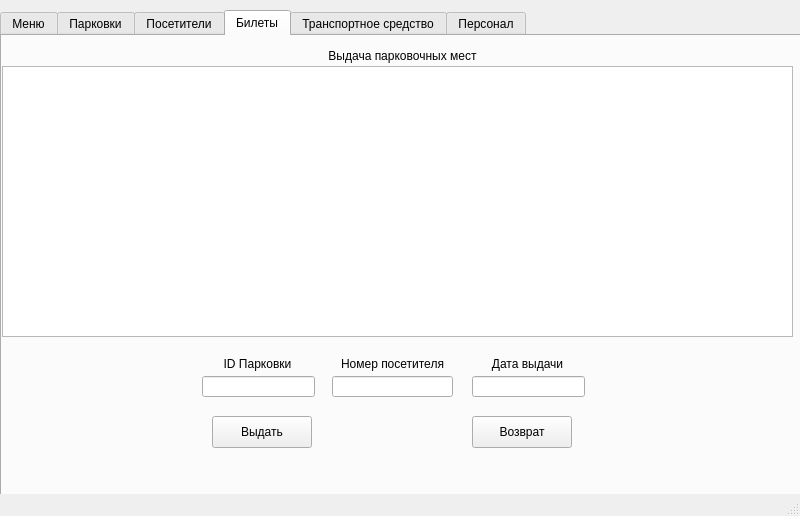
<?xml version="1.0" encoding="UTF-8"?>
<ui version="4.0">
 <class>MainWindow</class>
 <widget class="QMainWindow" name="MainWindow">
  <property name="geometry">
   <rect>
    <x>0</x>
    <y>0</y>
    <width>800</width>
    <height>516</height>
   </rect>
  </property>
  <property name="minimumSize">
   <size>
    <width>800</width>
    <height>516</height>
   </size>
  </property>
  <property name="maximumSize">
   <size>
    <width>800</width>
    <height>516</height>
   </size>
  </property>
  <property name="windowTitle">
   <string>Панченко Андрей 4236</string>
  </property>
  <widget class="QWidget" name="centralwidget">
   <widget class="QTabWidget" name="tabWidget">
    <property name="geometry">
     <rect>
      <x>0</x>
      <y>10</y>
      <width>801</width>
      <height>531</height>
     </rect>
    </property>
    <property name="currentIndex">
     <number>3</number>
    </property>
    <widget class="QWidget" name="Menu">
     <property name="styleSheet">
      <string notr="true"/>
     </property>
     <attribute name="title">
      <string>Меню</string>
     </attribute>
     <widget class="QTextBrowser" name="textBrowser">
      <property name="geometry">
       <rect>
        <x>110</x>
        <y>50</y>
        <width>561</width>
        <height>291</height>
       </rect>
      </property>
      <property name="html">
       <string>&lt;!DOCTYPE HTML PUBLIC &quot;-//W3C//DTD HTML 4.0//EN&quot; &quot;http://www.w3.org/TR/REC-html40/strict.dtd&quot;&gt;
&lt;html&gt;&lt;head&gt;&lt;meta name=&quot;qrichtext&quot; content=&quot;1&quot; /&gt;&lt;meta charset=&quot;utf-8&quot; /&gt;&lt;style type=&quot;text/css&quot;&gt;
p, li { white-space: pre-wrap; }
hr { height: 1px; border-width: 0; }
li.unchecked::marker { content: &quot;\2610&quot;; }
li.checked::marker { content: &quot;\2612&quot;; }
&lt;/style&gt;&lt;/head&gt;&lt;body style=&quot; font-family:'.AppleSystemUIFont'; font-size:13pt; font-weight:400; font-style:normal;&quot;&gt;
&lt;p align=&quot;center&quot; style=&quot; margin-top:0px; margin-bottom:0px; margin-left:0px; margin-right:0px; -qt-block-indent:0; text-indent:0px;&quot;&gt;&lt;span style=&quot; font-size:24pt;&quot;&gt;Привет. Это пока только тестовое приложение, но если его доработать, то будет лютая имба. А пока прошу посмотреть на бета версию и, может быть, оно будет доработано и выпущено фул.)&lt;/span&gt;&lt;/p&gt;&lt;/body&gt;&lt;/html&gt;</string>
      </property>
     </widget>
    </widget>
    <widget class="QWidget" name="Parking">
     <attribute name="title">
      <string>Парковки</string>
     </attribute>
     <widget class="QPushButton" name="pushButton_add_parking">
      <property name="geometry">
       <rect>
        <x>220</x>
        <y>380</y>
        <width>100</width>
        <height>32</height>
       </rect>
      </property>
      <property name="text">
       <string>Добавить</string>
      </property>
     </widget>
     <widget class="QPushButton" name="pushButton_delete_parking">
      <property name="geometry">
       <rect>
        <x>470</x>
        <y>380</y>
        <width>100</width>
        <height>32</height>
       </rect>
      </property>
      <property name="text">
       <string>Удалить</string>
      </property>
     </widget>
     <widget class="QLineEdit" name="lineEdit_gps">
      <property name="geometry">
       <rect>
        <x>340</x>
        <y>340</y>
        <width>113</width>
        <height>21</height>
       </rect>
      </property>
     </widget>
     <widget class="QLineEdit" name="lineEdit_type">
      <property name="geometry">
       <rect>
        <x>210</x>
        <y>340</y>
        <width>113</width>
        <height>21</height>
       </rect>
      </property>
     </widget>
     <widget class="QLineEdit" name="lineEdit_size">
      <property name="geometry">
       <rect>
        <x>470</x>
        <y>340</y>
        <width>113</width>
        <height>21</height>
       </rect>
      </property>
     </widget>
     <widget class="QLineEdit" name="lineEdit_id_parking">
      <property name="geometry">
       <rect>
        <x>80</x>
        <y>340</y>
        <width>113</width>
        <height>21</height>
       </rect>
      </property>
     </widget>
     <widget class="QLineEdit" name="lineEdit_cost">
      <property name="geometry">
       <rect>
        <x>600</x>
        <y>340</y>
        <width>113</width>
        <height>21</height>
       </rect>
      </property>
     </widget>
     <widget class="QLabel" name="label">
      <property name="geometry">
       <rect>
        <x>80</x>
        <y>320</y>
        <width>111</width>
        <height>16</height>
       </rect>
      </property>
      <property name="text">
       <string>ID Парковки</string>
      </property>
      <property name="alignment">
       <set>Qt::AlignCenter</set>
      </property>
     </widget>
     <widget class="QLabel" name="label_6">
      <property name="geometry">
       <rect>
        <x>340</x>
        <y>320</y>
        <width>111</width>
        <height>16</height>
       </rect>
      </property>
      <property name="text">
       <string>Местоположение</string>
      </property>
      <property name="alignment">
       <set>Qt::AlignCenter</set>
      </property>
     </widget>
     <widget class="QLabel" name="label_7">
      <property name="geometry">
       <rect>
        <x>470</x>
        <y>320</y>
        <width>111</width>
        <height>16</height>
       </rect>
      </property>
      <property name="text">
       <string>Размер</string>
      </property>
      <property name="alignment">
       <set>Qt::AlignCenter</set>
      </property>
     </widget>
     <widget class="QLabel" name="label_8">
      <property name="geometry">
       <rect>
        <x>600</x>
        <y>320</y>
        <width>111</width>
        <height>16</height>
       </rect>
      </property>
      <property name="text">
       <string>Стоимость</string>
      </property>
      <property name="alignment">
       <set>Qt::AlignCenter</set>
      </property>
     </widget>
     <widget class="QLabel" name="label_9">
      <property name="geometry">
       <rect>
        <x>210</x>
        <y>320</y>
        <width>111</width>
        <height>16</height>
       </rect>
      </property>
      <property name="text">
       <string>Тип</string>
      </property>
      <property name="alignment">
       <set>Qt::AlignCenter</set>
      </property>
     </widget>
     <widget class="QLabel" name="label_2">
      <property name="geometry">
       <rect>
        <x>340</x>
        <y>10</y>
        <width>111</width>
        <height>16</height>
       </rect>
      </property>
      <property name="text">
       <string>Парковки</string>
      </property>
      <property name="alignment">
       <set>Qt::AlignCenter</set>
      </property>
     </widget>
     <widget class="QTableWidget" name="tableParking">
      <property name="geometry">
       <rect>
        <x>0</x>
        <y>30</y>
        <width>791</width>
        <height>271</height>
       </rect>
      </property>
     </widget>
    </widget>
    <widget class="QWidget" name="Visitors">
     <attribute name="title">
      <string>Посетители</string>
     </attribute>
     <widget class="QLineEdit" name="lineEdit_visitors_number">
      <property name="geometry">
       <rect>
        <x>140</x>
        <y>340</y>
        <width>113</width>
        <height>21</height>
       </rect>
      </property>
     </widget>
     <widget class="QLineEdit" name="lineEdit_visitors_phone">
      <property name="geometry">
       <rect>
        <x>530</x>
        <y>340</y>
        <width>113</width>
        <height>21</height>
       </rect>
      </property>
     </widget>
     <widget class="QLineEdit" name="lineEdit_visitors_adress">
      <property name="geometry">
       <rect>
        <x>400</x>
        <y>340</y>
        <width>113</width>
        <height>21</height>
       </rect>
      </property>
     </widget>
     <widget class="QLineEdit" name="lineEdit_visitors_name">
      <property name="geometry">
       <rect>
        <x>270</x>
        <y>340</y>
        <width>113</width>
        <height>21</height>
       </rect>
      </property>
     </widget>
     <widget class="QPushButton" name="pushButton_add_visitors">
      <property name="geometry">
       <rect>
        <x>210</x>
        <y>380</y>
        <width>100</width>
        <height>32</height>
       </rect>
      </property>
      <property name="text">
       <string>Добавить</string>
      </property>
     </widget>
     <widget class="QPushButton" name="pushButton_delete_visitors">
      <property name="geometry">
       <rect>
        <x>470</x>
        <y>380</y>
        <width>100</width>
        <height>32</height>
       </rect>
      </property>
      <property name="text">
       <string>Удалить</string>
      </property>
     </widget>
     <widget class="QLabel" name="label_3">
      <property name="geometry">
       <rect>
        <x>140</x>
        <y>320</y>
        <width>111</width>
        <height>16</height>
       </rect>
      </property>
      <property name="text">
       <string>Номер</string>
      </property>
      <property name="alignment">
       <set>Qt::AlignCenter</set>
      </property>
     </widget>
     <widget class="QLabel" name="label_4">
      <property name="geometry">
       <rect>
        <x>400</x>
        <y>320</y>
        <width>111</width>
        <height>16</height>
       </rect>
      </property>
      <property name="text">
       <string>Адрес</string>
      </property>
      <property name="alignment">
       <set>Qt::AlignCenter</set>
      </property>
     </widget>
     <widget class="QLabel" name="label_5">
      <property name="geometry">
       <rect>
        <x>530</x>
        <y>320</y>
        <width>111</width>
        <height>16</height>
       </rect>
      </property>
      <property name="text">
       <string>Телефон</string>
      </property>
      <property name="alignment">
       <set>Qt::AlignCenter</set>
      </property>
     </widget>
     <widget class="QLabel" name="label_10">
      <property name="geometry">
       <rect>
        <x>340</x>
        <y>10</y>
        <width>111</width>
        <height>16</height>
       </rect>
      </property>
      <property name="text">
       <string>Посетители</string>
      </property>
      <property name="alignment">
       <set>Qt::AlignCenter</set>
      </property>
     </widget>
     <widget class="QLabel" name="label_11">
      <property name="geometry">
       <rect>
        <x>270</x>
        <y>320</y>
        <width>111</width>
        <height>16</height>
       </rect>
      </property>
      <property name="text">
       <string>ФИО</string>
      </property>
      <property name="alignment">
       <set>Qt::AlignCenter</set>
      </property>
     </widget>
     <widget class="QTableWidget" name="tableVisitors">
      <property name="geometry">
       <rect>
        <x>0</x>
        <y>30</y>
        <width>791</width>
        <height>271</height>
       </rect>
      </property>
     </widget>
    </widget>
    <widget class="QWidget" name="Ticket">
     <attribute name="title">
      <string>Билеты</string>
     </attribute>
     <widget class="QPushButton" name="pushButton_delete_ticket">
      <property name="geometry">
       <rect>
        <x>470</x>
        <y>380</y>
        <width>100</width>
        <height>32</height>
       </rect>
      </property>
      <property name="text">
       <string>Возврат</string>
      </property>
     </widget>
     <widget class="QPushButton" name="pushButton_add_ticket">
      <property name="geometry">
       <rect>
        <x>210</x>
        <y>380</y>
        <width>100</width>
        <height>32</height>
       </rect>
      </property>
      <property name="text">
       <string>Выдать</string>
      </property>
     </widget>
     <widget class="QLineEdit" name="lineEdit_parking_number">
      <property name="geometry">
       <rect>
        <x>200</x>
        <y>340</y>
        <width>113</width>
        <height>21</height>
       </rect>
      </property>
     </widget>
     <widget class="QLineEdit" name="lineEdit_visitors_number_t">
      <property name="geometry">
       <rect>
        <x>330</x>
        <y>340</y>
        <width>121</width>
        <height>21</height>
       </rect>
      </property>
     </widget>
     <widget class="QLineEdit" name="lineEdit_date">
      <property name="geometry">
       <rect>
        <x>470</x>
        <y>340</y>
        <width>113</width>
        <height>21</height>
       </rect>
      </property>
     </widget>
     <widget class="QLabel" name="label_12">
      <property name="geometry">
       <rect>
        <x>200</x>
        <y>320</y>
        <width>111</width>
        <height>16</height>
       </rect>
      </property>
      <property name="text">
       <string>ID Парковки</string>
      </property>
      <property name="alignment">
       <set>Qt::AlignCenter</set>
      </property>
     </widget>
     <widget class="QLabel" name="label_13">
      <property name="geometry">
       <rect>
        <x>300</x>
        <y>10</y>
        <width>201</width>
        <height>20</height>
       </rect>
      </property>
      <property name="text">
       <string>Выдача парковочных мест</string>
      </property>
      <property name="alignment">
       <set>Qt::AlignCenter</set>
      </property>
     </widget>
     <widget class="QLabel" name="label_14">
      <property name="geometry">
       <rect>
        <x>330</x>
        <y>320</y>
        <width>121</width>
        <height>16</height>
       </rect>
      </property>
      <property name="text">
       <string>Номер посетителя</string>
      </property>
      <property name="alignment">
       <set>Qt::AlignCenter</set>
      </property>
     </widget>
     <widget class="QLabel" name="label_15">
      <property name="geometry">
       <rect>
        <x>470</x>
        <y>320</y>
        <width>111</width>
        <height>16</height>
       </rect>
      </property>
      <property name="text">
       <string>Дата выдачи</string>
      </property>
      <property name="alignment">
       <set>Qt::AlignCenter</set>
      </property>
     </widget>
     <widget class="QTableWidget" name="tableTicket">
      <property name="geometry">
       <rect>
        <x>0</x>
        <y>30</y>
        <width>791</width>
        <height>271</height>
       </rect>
      </property>
     </widget>
    </widget>
    <widget class="QWidget" name="TS">
     <attribute name="title">
      <string>Транспортное средство</string>
     </attribute>
     <widget class="QLineEdit" name="lineEdit_vehicle_id">
      <property name="geometry">
       <rect>
        <x>200</x>
        <y>340</y>
        <width>113</width>
        <height>21</height>
       </rect>
      </property>
     </widget>
     <widget class="QLineEdit" name="lineEdit_vehicle_brand">
      <property name="geometry">
       <rect>
        <x>330</x>
        <y>340</y>
        <width>113</width>
        <height>21</height>
       </rect>
      </property>
     </widget>
     <widget class="QLineEdit" name="lineEdit_vehicle_model">
      <property name="geometry">
       <rect>
        <x>460</x>
        <y>340</y>
        <width>113</width>
        <height>21</height>
       </rect>
      </property>
     </widget>
     <widget class="QTableWidget" name="tableVehicles">
      <property name="geometry">
       <rect>
        <x>0</x>
        <y>30</y>
        <width>791</width>
        <height>271</height>
       </rect>
      </property>
     </widget>
     <widget class="QPushButton" name="pushButton_add_vehicle">
      <property name="geometry">
       <rect>
        <x>210</x>
        <y>380</y>
        <width>100</width>
        <height>32</height>
       </rect>
      </property>
      <property name="text">
       <string>Добавить</string>
      </property>
     </widget>
     <widget class="QPushButton" name="pushButton_delete_vehicle">
      <property name="geometry">
       <rect>
        <x>470</x>
        <y>380</y>
        <width>100</width>
        <height>32</height>
       </rect>
      </property>
      <property name="text">
       <string>Удалить</string>
      </property>
     </widget>
     <widget class="QLabel" name="label_16">
      <property name="geometry">
       <rect>
        <x>300</x>
        <y>10</y>
        <width>201</width>
        <height>20</height>
       </rect>
      </property>
      <property name="text">
       <string>Выдача парковочных мест</string>
      </property>
      <property name="alignment">
       <set>Qt::AlignCenter</set>
      </property>
     </widget>
     <widget class="QLabel" name="label_17">
      <property name="geometry">
       <rect>
        <x>200</x>
        <y>320</y>
        <width>111</width>
        <height>16</height>
       </rect>
      </property>
      <property name="text">
       <string>ID Парковки</string>
      </property>
      <property name="alignment">
       <set>Qt::AlignCenter</set>
      </property>
     </widget>
     <widget class="QLabel" name="label_18">
      <property name="geometry">
       <rect>
        <x>330</x>
        <y>320</y>
        <width>111</width>
        <height>16</height>
       </rect>
      </property>
      <property name="text">
       <string>Марка</string>
      </property>
      <property name="alignment">
       <set>Qt::AlignCenter</set>
      </property>
     </widget>
     <widget class="QLabel" name="label_19">
      <property name="geometry">
       <rect>
        <x>460</x>
        <y>320</y>
        <width>111</width>
        <height>16</height>
       </rect>
      </property>
      <property name="text">
       <string>Модель</string>
      </property>
      <property name="alignment">
       <set>Qt::AlignCenter</set>
      </property>
     </widget>
    </widget>
    <widget class="QWidget" name="Staff">
     <attribute name="title">
      <string>Персонал</string>
     </attribute>
     <widget class="QLineEdit" name="lineEdit_personnel_id">
      <property name="geometry">
       <rect>
        <x>200</x>
        <y>340</y>
        <width>113</width>
        <height>21</height>
       </rect>
      </property>
     </widget>
     <widget class="QLineEdit" name="lineEdit_personnel_name">
      <property name="geometry">
       <rect>
        <x>330</x>
        <y>340</y>
        <width>113</width>
        <height>21</height>
       </rect>
      </property>
     </widget>
     <widget class="QLineEdit" name="lineEdit_personnel_position">
      <property name="geometry">
       <rect>
        <x>460</x>
        <y>340</y>
        <width>113</width>
        <height>21</height>
       </rect>
      </property>
     </widget>
     <widget class="QTableWidget" name="tablePersonnel">
      <property name="geometry">
       <rect>
        <x>0</x>
        <y>30</y>
        <width>791</width>
        <height>271</height>
       </rect>
      </property>
     </widget>
     <widget class="QPushButton" name="pushButton_add_personnel">
      <property name="geometry">
       <rect>
        <x>210</x>
        <y>380</y>
        <width>100</width>
        <height>32</height>
       </rect>
      </property>
      <property name="text">
       <string>Добавить</string>
      </property>
     </widget>
     <widget class="QPushButton" name="pushButton_delete_personnel">
      <property name="geometry">
       <rect>
        <x>470</x>
        <y>380</y>
        <width>100</width>
        <height>32</height>
       </rect>
      </property>
      <property name="text">
       <string>Удалить</string>
      </property>
     </widget>
     <widget class="QLabel" name="label_21">
      <property name="geometry">
       <rect>
        <x>300</x>
        <y>10</y>
        <width>201</width>
        <height>20</height>
       </rect>
      </property>
      <property name="text">
       <string>Выдача парковочных мест</string>
      </property>
      <property name="alignment">
       <set>Qt::AlignCenter</set>
      </property>
     </widget>
     <widget class="QLabel" name="label_20">
      <property name="geometry">
       <rect>
        <x>200</x>
        <y>320</y>
        <width>111</width>
        <height>16</height>
       </rect>
      </property>
      <property name="text">
       <string>ID Парковки</string>
      </property>
      <property name="alignment">
       <set>Qt::AlignCenter</set>
      </property>
     </widget>
     <widget class="QLabel" name="label_22">
      <property name="geometry">
       <rect>
        <x>330</x>
        <y>320</y>
        <width>111</width>
        <height>16</height>
       </rect>
      </property>
      <property name="text">
       <string>Имя</string>
      </property>
      <property name="alignment">
       <set>Qt::AlignCenter</set>
      </property>
     </widget>
     <widget class="QLabel" name="label_23">
      <property name="geometry">
       <rect>
        <x>460</x>
        <y>320</y>
        <width>111</width>
        <height>16</height>
       </rect>
      </property>
      <property name="text">
       <string>Должность</string>
      </property>
      <property name="alignment">
       <set>Qt::AlignCenter</set>
      </property>
     </widget>
    </widget>
   </widget>
  </widget>
  <widget class="QStatusBar" name="statusbar"/>
  <widget class="QMenuBar" name="menubar">
   <property name="geometry">
    <rect>
     <x>0</x>
     <y>0</y>
     <width>800</width>
     <height>37</height>
    </rect>
   </property>
  </widget>
 </widget>
 <resources/>
 <connections/>
</ui>
